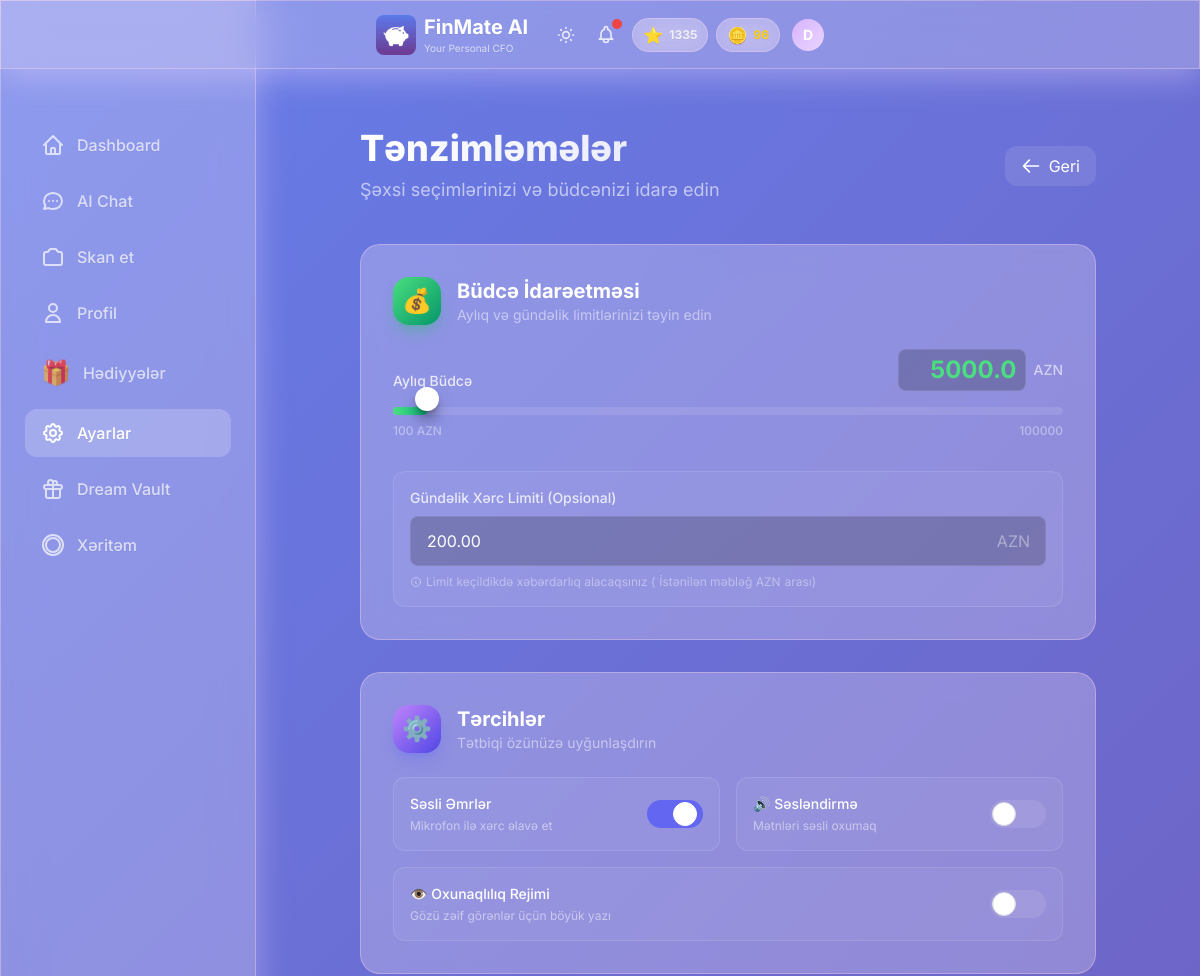
The app's page /settings (upper part), older data.
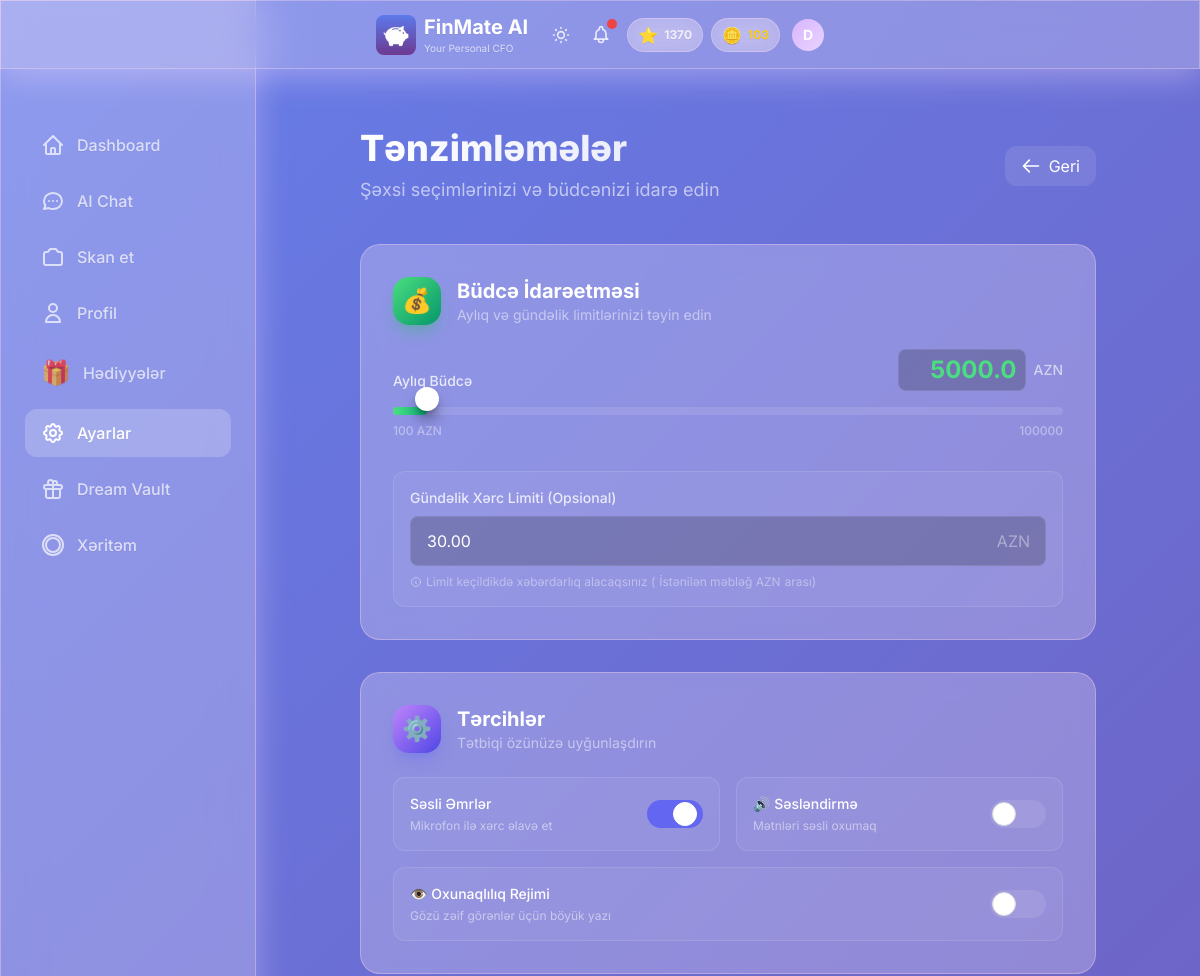
The same page, newer data.
### models.py (models this page shows, shortened)
class User(Base):
    __tablename__ = "users"
    id = Column(Integer, primary_key=True, index=True)
    username = Column(String, unique=True, index=True, nullable=False)
    password_hash = Column(String, nullable=True)  # Hashed password (nullable for demo user)
    monthly_income = Column(Float, nullable=True)  # Monthly salary/income
    monthly_budget = Column(Float, default=1000.0)
    xp_points = Column(Integer, default=0)
    level_title = Column(String, default="Rookie")
    last_rewarded_month = Column(String, nullable=True)  # Format: "YYYY-MM"
    preferred_language = Column(String, default="az")  # az, en, ru
    voice_enabled = Column(Boolean, default=True)
    voice_mode = Column(Boolean, default=False)  # TTS mode - text-to-speech enabled
    daily_budget_limit = Column(Float, nullable=True)
    currency = Column(String, default="AZN")  # Display/Base currency
    personality_mode = Column(String, default="normal")  # normal, mom, strict
    is_premium = Column(Boolean, default=False)  # Premium subscription status
    readability_mode = Column(Boolean, default=False)  # Accessibility mode for vision-impaired users
    coins = Column(Integer, default=0)  # FinMate Coins for reward system
    ai_tokens = Column(Integer, default=10)  # AI features tokens (voice command, receipt scan, etc.)
    ai_name = Column(String, default="FinMate")  # Customizable AI name
    ai_attitude = Column(String, default="Professional")  # Strict, Funny, Sarcastic, Supportive
    ai_style = Column(String, default="Formal")  # Slang, Shakespearean, Dialect, Short
    ai_persona_mode = Column(String, default="Auto")  # Auto (behavioral profiling) or Manual
    login_streak = Column(Integer, default=0)
    last_login_date = Column(Date, nullable=True)
    theme = Column(String, default="default")  # gold, midnight, ocean, etc.
    incognito_mode = Column(Boolean, default=False)  # Hide amounts
    created_at = Column(DateTime, default=datetime.utcnow)
    expenses = relationship("Expense", back_populates="user", cascade="all, delete-orphan")
    chat_messages = relationship("ChatMessage", back_populates="user", cascade="all, delete-orphan")
    xp_logs = relationship("XPLog", back_populates="user", cascade="all, delete-orphan")
    dreams = relationship("Dream", back_populates="user", cascade="all, delete-orphan")

### a.py (the view)
@app.get("/settings", response_class=HTMLResponse)
async def settings_page(request: Request, db: Session = Depends(get_db)):
    user = get_current_user(request, db)
    if not user:
        raise HTTPException(status_code=401, detail="Authentication required")
    user_currency = user.currency or "AZN"
    currency_symbol = CURRENCY_SYMBOLS.get(user_currency, "₼")
    return templates.TemplateResponse("settings.html", {
        "request": request,
        "user": user,
        "currency_symbol": currency_symbol,
        "min": min,
        "max": max
    })

### templates/settings.html (shortened to what the changed rows need)
{% extends "base.html" %}
{% block content %}
<div class="max-w-3xl mx-auto px-2 sm:px-4 py-4 sm:py-8">
    <div class="flex flex-col sm:flex-row items-start sm:items-center justify-between mb-6 sm:mb-10 slide-up gap-3">
        <div class="flex-1 min-w-0">
            <h1
                class="text-2xl sm:text-4xl font-extrabold text-transparent bg-clip-text bg-gradient-to-r from-white to-white/70">
            </h1>
        </div>
    </div>
    <form id="settings-form" hx-post="/api/settings" hx-swap="none" hx-trigger="submit" class="space-y-8">
        <div class="glass-card p-4 sm:p-6 md:p-8 slide-up" style="animation-delay: 0.1s; will-change: transform;">
            <div class="flex items-center gap-3 sm:gap-4 mb-4 sm:mb-6">
                <div class="min-w-0 flex-1">
                    <h2 class="text-lg sm:text-xl font-bold text-white">Büdcə İdarəetməsi</h2>
                </div>
            </div>
            <div class="space-y-8">
                <div>
                    <div class="flex justify-between items-end mb-3 sm:mb-4">
                        <div class="text-right flex items-center gap-2">
                            <input type="number" id="monthly-budget-input" name="monthly_budget"
                                value="{{ user.monthly_budget }}" step="0.01" min="100"
                                class="w-24 sm:w-32 bg-black/20 text-green-400 text-xl sm:text-2xl font-bold text-right px-2 py-1 rounded-lg border border-white/10 focus:border-green-500 focus:ring-1 focus:ring-green-500 outline-none transition-all"
                                oninput="updateBudgetDisplay(this.value)" onblur="validateBudgetInput(this)"
                                placeholder="100" required>
                            <span id="budget-display-unit"
                                class="text-white/60 text-xs sm:text-sm font-medium">AZN</span>
                        </div>
                    </div>
                        {% set slider_max = max(100000, user.monthly_budget) %}
                </div>
                <div class="bg-white/5 rounded-xl p-4 border border-white/10 hover:border-white/20 transition-colors">
                    <div class="relative">
                        <span id="daily-currency-symbol"
                            class="absolute right-4 top-1/2 -translate-y-1/2 text-white/40">AZN</span>
                        <input type="number" name="daily_budget_limit" id="daily-budget-limit-input"
                            value="{{ '%.2f'|format(user.daily_budget_limit) if user.daily_budget_limit else '' }}"
                            placeholder="Limit yoxdur" min="0" step="0.01"
                            class="w-full bg-black/20 text-white pl-4 pr-10 py-3 rounded-lg border border-white/10 focus:border-green-500 focus:ring-1 focus:ring-green-500 outline-none transition-all placeholder-white/20"
                            oninput="validateDailyLimit(this)" onblur="formatDailyLimit(this)">
                    </div>
                </div>
            </div>
        </div>
        <div class="glass-card p-4 sm:p-6 md:p-8 slide-up" style="animation-delay: 0.2s">
            <div class="flex items-center gap-3 sm:gap-4 mb-4 sm:mb-6">
                <div class="min-w-0 flex-1">
                    <h2 class="text-lg sm:text-xl font-bold text-white">Tərcihlər</h2>
                </div>
            </div>
        </div>
    </form>
</div>
{% endblock %}

### templates/base.html (shortened to what the changed rows need)
<!DOCTYPE html>
<html lang="az" data-theme="dark">
<head>
    <link href="https://cdn.jsdelivr.net/npm/daisyui@4.4.19/dist/full.min.css" rel="stylesheet" type="text/css" />
    <script src="https://cdn.tailwindcss.com"></script>
    <script src="/static/js/tailwind-config.js"></script>
    <link rel="stylesheet" href="/static/css/base.css">
    <link rel="stylesheet" href="/static/css/hamburger_menu.css">
</head>
<body>
    <div class="glass fixed top-0 left-0 right-0 z-50 px-2 sm:px-4 py-2 sm:py-3">
        <div class="flex items-center justify-between max-w-md mx-auto">
            <div class="min-w-0 flex-1 flex items-center gap-2">
                <a href="/" class="min-w-0 flex-1 flex items-center gap-2 hover:opacity-90 transition-opacity">
                    <div class="min-w-0">
                        <h1 class="text-lg sm:text-xl font-bold text-white truncate">FinMate AI</h1>
                    </div>
                </a>
            </div>
            <div class="flex items-center gap-2 sm:gap-3 relative flex-shrink-0">
                {% include "partials/user_stats.html" %}
                <div class="relative flex-shrink-0 group">
                    <button type="button" id="profile-dropdown-btn" class="relative focus:outline-none">
                        <div id="user-avatar"
                            class="w-7 h-7 sm:w-8 sm:h-8 rounded-full flex items-center justify-center text-white font-bold text-xs sm:text-sm transition-all duration-400 group-hover:scale-110 hover:scale-110"
                            style="background: linear-gradient(135deg, var(--accent-primary), var(--accent-secondary));">
                            {{ user.username[0].upper() if user else 'D' }}
                        </div>
                    </button>
                </div>
            </div>
        </div>
    </div>
    <div class="pt-24 pb-8 px-4">
        <div class="w-full lg:max-w-7xl mx-auto">
            {% block content %}{% endblock %}
        </div>
    </div>
</body>
</html>

### templates/partials/user_stats.html
{% if user and user.xp_points is defined %}
<div class="hidden sm:flex items-center gap-2" id="user-stats-container" hx-get="/api/stats"
    hx-trigger="update-stats from:body" hx-swap="outerHTML">
    <div class="flex items-center gap-1.5 glass-card px-2.5 py-1 rounded-full">
        <span class="text-base">{% if user.level_title == 'Rookie' %}🌱{% elif user.level_title ==
            'Saver' %}💰{% elif user.level_title == 'Analyst' %}📊{% elif user.level_title == 'Manager'
            %}🎯{% elif user.level_title == 'CFO' %}👑{% else %}⭐{% endif %}</span>
        <span class="text-xs font-bold text-white/80">{{ user.xp_points }}</span>
    </div>
    <div class="flex items-center gap-1.5 glass-card px-2.5 py-1 rounded-full">
        <span class="text-base">🪙</span>
        <span class="text-xs font-bold text-yellow-400">{{ user.coins or 0 }}</span>
    </div>
</div>
{% endif %}

Row changes from the older to the newer data that the page shows:
changed User: xp_points "1335" → "1370"; daily_budget_limit "200.00" → "30.00"
